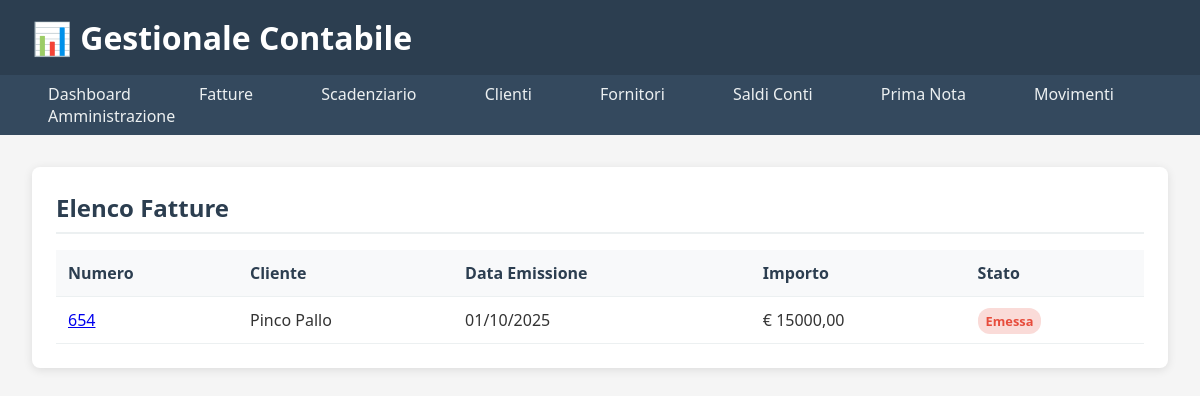
Screenshot of /fatture/ with the database file from the repository.
### fatture/models.py (models this page shows, shortened)
class Fattura(models.Model):
    cliente = models.ForeignKey(
        'clienti.Cliente',  # Referenza all'app clienti
        on_delete=models.PROTECT,  # Impedisce cancellazione se ci sono fatture
        related_name='fatture',
        verbose_name="Cliente",
        help_text="Seleziona il cliente a cui intestare la fattura"
    )
    numero = models.CharField(
        max_length=20,
        verbose_name="Numero Fattura"
    )
    data_emissione = models.DateField(
        verbose_name="Data Emissione"
    )
    importo_totale = models.DecimalField(
        max_digits=10,
        decimal_places=2,
        verbose_name="Importo Totale Fattura"
    )
    aliquota_iva = models.DecimalField(
        max_digits=5,
        decimal_places=2,
        default=22.00,
        verbose_name="Aliquota IVA"
    )
    descrizione = models.TextField(blank=True)
    STATO_FATTURA = [
        ('bozza', 'Bozza'),
        ('emessa', 'Emessa'),
        ('parzialmente_pagata', 'Parzialmente Pagata'),
        ('pagata', 'Pagata'),
    ]
    stato = models.CharField(
        max_length=20,
        choices=STATO_FATTURA,
        default='bozza'
    )

### clienti/models.py (models this page shows, shortened)
class Cliente(models.Model):
    ragione_sociale = models.CharField(
        max_length=200,
        verbose_name="Ragione Sociale",
        help_text="Nome completo dell'azienda o della persona"
    )
    indirizzo = models.CharField(
        max_length=255,
        verbose_name="Indirizzo",
        blank=True
    )
    citta = models.CharField(
        max_length=100,
        verbose_name="Città",
        blank=True
    )
    cap = models.CharField(
        max_length=5,
        verbose_name="CAP",
        blank=True,
        validators=[RegexValidator(r'^\d{5}$', 'Il CAP deve avere 5 numeri')]
    )
    provincia = models.CharField(
        max_length=2,
        verbose_name="Provincia",
        blank=True,
        help_text="Sigla provincia (es: RM)"
    )
    partita_iva = models.CharField(
        max_length=11,
        verbose_name="Partita IVA",
        unique=True,
        validators=[RegexValidator(r'^\d{11}$', 'La P.IVA deve avere 11 numeri')],
        help_text="Partita IVA (11 cifre)"
    )
    codice_fiscale = models.CharField(
        max_length=16,
        verbose_name="Codice Fiscale",
        blank=True,
        help_text="Codice Fiscale (16 caratteri)"
    )
    email = models.EmailField(
        verbose_name="Email",
        blank=True
    )
    telefono = models.CharField(
        max_length=20,
        verbose_name="Telefono",
        blank=True
    )
    STATO_CLIENTE = [
        ('attivo', 'Attivo'),
        ('inattivo', 'Inattivo'),
        ('bloccato', 'Bloccato'),
    ]
    stato = models.CharField(
        max_length=10,
        choices=STATO_CLIENTE,
        default='attivo',
        verbose_name="Stato Cliente"
    )
    class Meta:
        verbose_name = "Cliente"
        verbose_name_plural = "Clienti"
        ordering = ['ragione_sociale']

### fatture/views.py (the view)
# urls.py: path('', views.lista_fatture, name='lista_fatture'),
def lista_fatture(request):
    fatture = Fattura.objects.select_related('cliente').order_by('-data_emissione')
    context = {
        'fatture': fatture,
        'titolo_pagina': 'Elenco Fatture'
    }
    return render(request, 'fatture/lista_fatture.html', context)

### templates/fatture/lista_fatture.html
{% extends "base.html" %} {% block content %}
<div class="section">
  <h2>{{ titolo_pagina }}</h2>
  <table class="table">
    <thead>
      <tr>
        <th>Numero</th>
        <th>Cliente</th>
        <th>Data Emissione</th>
        <th>Importo</th>
        <th>Stato</th>
      </tr>
    </thead>
    <tbody>
      {% for fattura in fatture %}
      <tr>
        <td>
          <a href="{% url 'fatture:dettaglio_fattura' fattura.pk %}"
            >{{ fattura.numero }}</a
          >
        </td>
        <td>{{ fattura.cliente.ragione_sociale }}</td>
        <td>{{ fattura.data_emissione|date:"d/m/Y" }}</td>
        <td>€ {{ fattura.importo_totale|floatformat:2 }}</td>
        <td>
          <span
            class="badge {% if fattura.stato == 'pagata' %}success{% elif fattura.stato == 'parzialmente_pagata' %}warning{% else %}danger{% endif %}"
            >{{ fattura.get_stato_display }}</span
          >
        </td>
      </tr>
      {% empty %}
      <tr>
        <td colspan="5">Nessuna fattura trovata.</td>
      </tr>
      {% endfor %}
    </tbody>
  </table>
</div>
{% endblock %}

### templates/base.html (style rules this page uses)
* { margin: 0; padding: 0; box-sizing: border-box; }
body { font-family: "Segoe UI", Tahoma, Geneva, Verdana, sans-serif; background: #f5f5f5; color: #333; }
.section { background: white; padding: 1.5rem; border-radius: 8px; box-shadow: 0 2px 10px rgba(0, 0, 0, 0.1); margin-bottom: 2rem; }
.section h2 { color: #2c3e50; margin-bottom: 1rem; border-bottom: 2px solid #ecf0f1; padding-bottom: 0.5rem; }
.table { width: 100%; border-collapse: collapse; }
.table th, .table td { padding: 0.75rem; text-align: left; border-bottom: 1px solid #ecf0f1; }
.table th { background: #f8f9fa; font-weight: 600; color: #2c3e50; }
.badge { padding: 0.25rem 0.5rem; border-radius: 12px; font-size: 0.8rem; font-weight: bold; }
.badge.danger { background: #fadbd8; color: #e74c3c; }

### rows the page displays
Fattura: numero "654", cliente.ragione_sociale "Pinco Pallo", data_emissione "01/10/2025", importo_totale "15000,00", stato "Emessa"

### other values shown
{{ titolo_pagina }} "Elenco Fatture"
